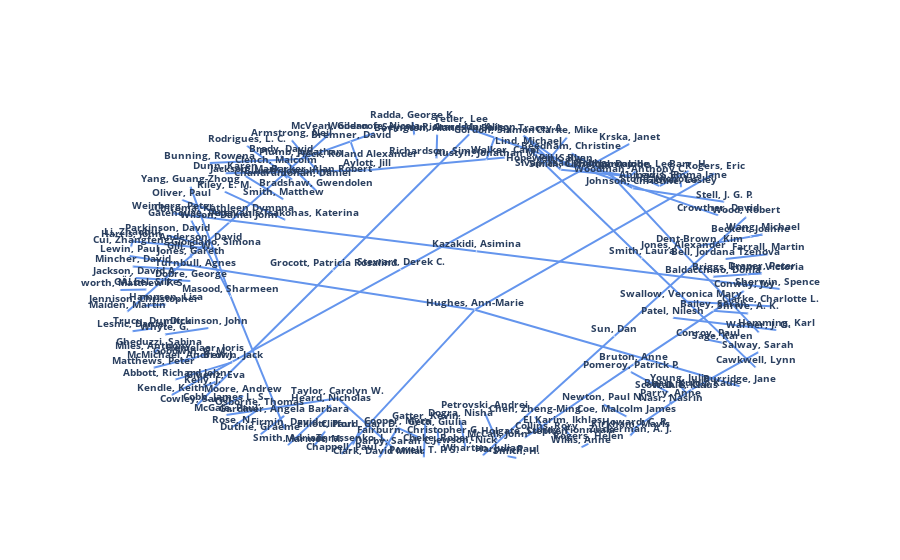

The notebook cell this image was saved under:
### Code cell
# Customize layout
layout = go.Layout(
    paper_bgcolor='rgba(0,0,0,0)', # transparent background
    plot_bgcolor='rgba(0,0,0,0)', # transparent 2nd background
    xaxis =  {'showgrid': False, 'zeroline': False}, # no gridlines
    yaxis = {'showgrid': False, 'zeroline': False}, # no gridlines
)
# Create figure
fig = go.Figure(layout = layout)
# Add all edge traces
for trace in edge_trace:
    fig.add_trace(trace)
# Add node trace
fig.add_trace(node_trace)
# Remove legend
fig.update_layout(showlegend = False)
# Remove tick labels
fig.update_xaxes(showticklabels = False)
fig.update_yaxes(showticklabels = False)
# Show figure
fig.show()

### Figure 1 — Plotly figure (JSON) as saved in the notebook; plotly's stock layout.template omitted (floating-point values rounded to 4 significant figures; data arrays with more than 128 entries replaced by an {"elided": "..."} marker saying what was removed)
{"data": [{"hoverinfo": "text", "line": {"color": "cornflowerblue"}, "mode": "lines", "type": "scatter", "x": [-0.5818, -0.7479, null], "y": [-0.3768, -0.476, null]}, {"hoverinfo": "text", "line": {"color": "cornflowerblue"}, "mode": "lines", "type": "scatter", "x": [0.1514, 0.1758, null], "y": [0.7681, 0.8969, null]}, {"hoverinfo": "text", "line": {"color": "cornflowerblue"}, "mode": "lines", "type": "scatter", "x": [-0.05706, -0.06143, null], "y": [0.9083, 0.9821, null]}, {"hoverinfo": "text", "line": {"color": "cornflowerblue"}, "mode": "lines", "type": "scatter", "x": [-0.2212, -0.2408, null], "y": [0.761, 0.8704, null]}, {"hoverinfo": "text", "line": {"color": "cornflowerblue"}, "mode": "lines", "type": "scatter", "x": [0.1463, 0.1823, null], "y": [-0.6619, -0.8234, null]}, {"hoverinfo": "text", "line": {"color": "cornflowerblue"}, "mode": "lines", "type": "scatter", "x": [-0.2163, -0.2347, null], "y": [-0.77, -0.8455, null]}, {"hoverinfo": "text", "line": {"color": "cornflowerblue"}, "mode": "lines", "type": "scatter", "x": [-0.341, -0.4433, null], "y": [0.5946, 0.7912, null]}, {"hoverinfo": "text", "line": {"color": "cornflowerblue"}, "mode": "lines", "type": "scatter", "x": [-0.4093, -0.5406, null], "y": [0.6553, 0.8476, null]}, {"hoverinfo": "text", "line": {"color": "cornflowerblue"}, "mode": "lines", "type": "scatter", "x": [0.8065, 0.9477, null], "y": [0.1063, 0.1254, null]}, {"hoverinfo": "text", "line": {"color": "cornflowerblue"}, "mode": "lines", "type": "scatter", "x": [0.007054, 0.009213, null], "y": [0.7748, 0.912, null]}, {"hoverinfo": "text", "line": {"color": "cornflowerblue"}, "mode": "lines", "type": "scatter", "x": [-0.1935, -0.603, null], "y": [0.709, 0.6924, null]}, {"hoverinfo": "text", "line": {"color": "cornflowerblue"}, "mode": "lines", "type": "scatter", "x": [-0.1935, 0.2056, null], "y": [0.709, 0.7806, null]}, {"hoverinfo": "text", "line": {"color": "cornflowerblue"}, "mode": "lines", "type": "scatter", "x": [-0.6068, -0.7283, null], "y": [0.4542, 0.5417, null]}, {"hoverinfo": "text", "line": {"color": "cornflowerblue"}, "mode": "lines", "type": "scatter", "x": [-0.8305, -0.9073, null], "y": [0.03367, 0.0312, null]}, {"hoverinfo": "text", "line": {"color": "cornflowerblue"}, "mode": "lines", "type": "scatter", "x": [-0.3141, -0.346, null], "y": [-0.7671, -0.8512, null]}, {"hoverinfo": "text", "line": {"color": "cornflowerblue"}, "mode": "lines", "type": "scatter", "x": [-0.5039, -0.5834, null], "y": [-0.6408, -0.7453, null]}, {"hoverinfo": "text", "line": {"color": "cornflowerblue"}, "mode": "lines", "type": "scatter", "x": [0.2914, 0.3242, null], "y": [-0.6849, -0.777, null]}, {"hoverinfo": "text", "line": {"color": "cornflowerblue"}, "mode": "lines", "type": "scatter", "x": [-0.1044, -0.04388, null], "y": [-0.7492, -0.8036, null]}, {"hoverinfo": "text", "line": {"color": "cornflowerblue"}, "mode": "lines", "type": "scatter", "x": [-0.1044, -0.1583, null], "y": [-0.7492, -0.9175, null]}, {"hoverinfo": "text", "line": {"color": "cornflowerblue"}, "mode": "lines", "type": "scatter", "x": [-0.2916, -0.6872, null], "y": [0.1442, -0.6256, null]}, {"hoverinfo": "text", "line": {"color": "cornflowerblue"}, "mode": "lines", "type": "scatter", "x": [-0.2916, 0.1026, null], "y": [0.1442, 0.9138, null]}, {"hoverinfo": "text", "line": {"color": "cornflowerblue"}, "mode": "lines", "type": "scatter", "x": [0.5777, 0.2622, null], "y": [-0.3879, -0.8049, null]}, {"hoverinfo": "text", "line": {"color": "cornflowerblue"}, "mode": "lines", "type": "scatter", "x": [0.5777, 0.896, null], "y": [-0.3879, 0.02666, null]}, {"hoverinfo": "text", "line": {"color": "cornflowerblue"}, "mode": "lines", "type": "scatter", "x": [-0.7952, -0.811, null], "y": [-0.3021, -0.3249, null]}, {"hoverinfo": "text", "line": {"color": "cornflowerblue"}, "mode": "lines", "type": "scatter", "x": [0.5739, 0.3972, null], "y": [0.6072, 0.8046, null]}, {"hoverinfo": "text", "line": {"color": "cornflowerblue"}, "mode": "lines", "type": "scatter", "x": [0.5739, 0.8389, null], "y": [0.6072, 0.5304, null]}, {"hoverinfo": "text", "line": {"color": "cornflowerblue"}, "mode": "lines", "type": "scatter", "x": [0.4898, 0.5571, null], "y": [-0.6158, -0.6851, null]}, {"hoverinfo": "text", "line": {"color": "cornflowerblue"}, "mode": "lines", "type": "scatter", "x": [-0.5507, -0.6032, null], "y": [-0.5683, -0.617, null]}, {"hoverinfo": "text", "line": {"color": "cornflowerblue"}, "mode": "lines", "type": "scatter", "x": [0.5685, 0.6774, null], "y": [-0.4326, -0.5485, null]}, {"hoverinfo": "text", "line": {"color": "cornflowerblue"}, "mode": "lines", "type": "scatter", "x": [-0.09621, 0.5649, null], "y": [0.1476, 0.8586, null]}, {"hoverinfo": "text", "line": {"color": "cornflowerblue"}, "mode": "lines", "type": "scatter", "x": [-0.09621, -0.7585, null], "y": [0.1476, -0.5635, null]}, {"hoverinfo": "text", "line": {"color": "cornflowerblue"}, "mode": "lines", "type": "scatter", "x": [-0.6623, -0.7308, null], "y": [-0.3356, -0.3755, null]}, {"hoverinfo": "text", "line": {"color": "cornflowerblue"}, "mode": "lines", "type": "scatter", "x": [0.6517, 0.6281, null], "y": [0.6188, 0.6416, null]}, {"hoverinfo": "text", "line": {"color": "cornflowerblue"}, "mode": "lines", "type": "scatter", "x": [0.6517, 0.7367, null], "y": [0.6188, 0.7058, null]}, {"hoverinfo": "text", "line": {"color": "cornflowerblue"}, "mode": "lines", "type": "scatter", "x": [-0.4292, -0.6051, null], "y": [0.4286, 0.5878, null]}, {"hoverinfo": "text", "line": {"color": "cornflowerblue"}, "mode": "lines", "type": "scatter", "x": [-0.6904, -0.8712, null], "y": [0.1436, 0.1642, null]}, {"hoverinfo": "text", "line": {"color": "cornflowerblue"}, "mode": "lines", "type": "scatter", "x": [0.3727, 0.3967, null], "y": [-0.743, -0.8012, null]}, {"hoverinfo": "text", "line": {"color": "cornflowerblue"}, "mode": "lines", "type": "scatter", "x": [-0.6757, -0.7709, null], "y": [0.2924, 0.3399, null]}, {"hoverinfo": "text", "line": {"color": "cornflowerblue"}, "mode": "lines", "type": "scatter", "x": [0.9157, 0.9499, null], "y": [0.3345, 0.3455, null]}, {"hoverinfo": "text", "line": {"color": "cornflowerblue"}, "mode": "lines", "type": "scatter", "x": [-0.7034, -0.8631, null], "y": [0.08173, 0.09854, null]}, {"hoverinfo": "text", "line": {"color": "cornflowerblue"}, "mode": "lines", "type": "scatter", "x": [-0.588, -0.7037, null], "y": [-0.003313, 0.6164, null]}, {"hoverinfo": "text", "line": {"color": "cornflowerblue"}, "mode": "lines", "type": "scatter", "x": [-0.588, -0.4308, null], "y": [-0.003313, -0.7575, null]}, {"hoverinfo": "text", "line": {"color": "cornflowerblue"}, "mode": "lines", "type": "scatter", "x": [-0.588, -0.7014, null], "y": [-0.003313, 0.4251, null]}, {"hoverinfo": "text", "line": {"color": "cornflowerblue"}, "mode": "lines", "type": "scatter", "x": [0.3191, 0.3844, null], "y": [0.7383, 0.8952, null]}, {"hoverinfo": "text", "line": {"color": "cornflowerblue"}, "mode": "lines", "type": "scatter", "x": [0.07588, 0.09072, null], "y": [-0.7046, -0.8586, null]}, {"hoverinfo": "text", "line": {"color": "cornflowerblue"}, "mode": "lines", "type": "scatter", "x": [0.9062, 0.9477, null], "y": [0.1211, 0.1254, null]}, {"hoverinfo": "text", "line": {"color": "cornflowerblue"}, "mode": "lines", "type": "scatter", "x": [0.4495, 0.07926, null], "y": [0.7048, 0.9594, null]}, {"hoverinfo": "text", "line": {"color": "cornflowerblue"}, "mode": "lines", "type": "scatter", "x": [0.4495, 0.8219, null], "y": [0.7048, 0.4534, null]}, {"hoverinfo": "text", "line": {"color": "cornflowerblue"}, "mode": "lines", "type": "scatter", "x": [0.7675, 0.9499, null], "y": [0.281, 0.3455, null]}, {"hoverinfo": "text", "line": {"color": "cornflowerblue"}, "mode": "lines", "type": "scatter", "x": [-0.6301, -0.6678, null], "y": [-0.4881, -0.5178, null]}, {"hoverinfo": "text", "line": {"color": "cornflowerblue"}, "mode": "lines", "type": "scatter", "x": [0.3663, 0.2583, null], "y": [0.7116, 0.9058, null]}, {"hoverinfo": "text", "line": {"color": "cornflowerblue"}, "mode": "lines", "type": "scatter", "x": [0.3663, 0.5666, null], "y": [0.7116, 0.6751, null]}, {"hoverinfo": "text", "line": {"color": "cornflowerblue"}, "mode": "lines", "type": "scatter", "x": [0.5838, 0.5666, null], "y": [0.7046, 0.6751, null]}, {"hoverinfo": "text", "line": {"color": "cornflowerblue"}, "mode": "lines", "type": "scatter", "x": [-0.385, -0.1722, null], "y": [0.7721, 0.9198, null]}, {"hoverinfo": "text", "line": {"color": "cornflowerblue"}, "mode": "lines", "type": "scatter", "x": [-0.385, -0.6488, null], "y": [0.7721, 0.7501, null]}, {"hoverinfo": "text", "line": {"color": "cornflowerblue"}, "mode": "lines", "type": "scatter", "x": [-0.4231, -0.4563, null], "y": [0.6632, 0.7244, null]}, {"hoverinfo": "text", "line": {"color": "cornflowerblue"}, "mode": "lines", "type": "scatter", "x": [-0.5917, -0.2992, null], "y": [0.4133, 0.9194, null]}, {"hoverinfo": "text", "line": {"color": "cornflowerblue"}, "mode": "lines", "type": "scatter", "x": [-0.5917, -0.8865, null], "y": [0.4133, -0.0916, null]}, {"hoverinfo": "text", "line": {"color": "cornflowerblue"}, "mode": "lines", "type": "scatter", "x": [0.7197, 0.503, null], "y": [0.2456, 0.7021, null]}, {"hoverinfo": "text", "line": {"color": "cornflowerblue"}, "mode": "lines", "type": "scatter", "x": [0.7197, 0.9392, null], "y": [0.2456, -0.2099, null]}, {"hoverinfo": "text", "line": {"color": "cornflowerblue"}, "mode": "lines", "type": "scatter", "x": [0.6905, 0.9899, null], "y": [-0.1253, -0.195, null]}, {"hoverinfo": "text", "line": {"color": "cornflowerblue"}, "mode": "lines", "type": "scatter", "x": [0.8418, 0.9655, null], "y": [0.2069, 0.2338, null]}, {"hoverinfo": "text", "line": {"color": "cornflowerblue"}, "mode": "lines", "type": "scatter", "x": [0.7139, 0.9729, null], "y": [-0.03267, -0.06037, null]}, {"hoverinfo": "text", "line": {"color": "cornflowerblue"}, "mode": "lines", "type": "scatter", "x": [-0.6511, -0.7774, null], "y": [-0.1841, -0.2207, null]}, {"hoverinfo": "text", "line": {"color": "cornflowerblue"}, "mode": "lines", "type": "scatter", "x": [0.6007, 0.9299, null], "y": [0.2114, -0.4079, null]}, {"hoverinfo": "text", "line": {"color": "cornflowerblue"}, "mode": "lines", "type": "scatter", "x": [0.6007, 0.2731, null], "y": [0.2114, 0.8319, null]}, {"hoverinfo": "text", "line": {"color": "cornflowerblue"}, "mode": "lines", "type": "scatter", "x": [0.6836, 0.6828, null], "y": [-0.6192, -0.5929, null]}, {"hoverinfo": "text", "line": {"color": "cornflowerblue"}, "mode": "lines", "type": "scatter", "x": [0.3806, 0.5666, null], "y": [0.7365, 0.6751, null]}, {"hoverinfo": "text", "line": {"color": "cornflowerblue"}, "mode": "lines", "type": "scatter", "x": [0.3806, 0.2583, null], "y": [0.7365, 0.9058, null]}, {"hoverinfo": "text", "line": {"color": "cornflowerblue"}, "mode": "lines", "type": "scatter", "x": [0.7439, 0.5686, null], "y": [-0.5329, -0.7651, null]}, {"hoverinfo": "text", "line": {"color": "cornflowerblue"}, "mode": "lines", "type": "scatter", "x": [0.7439, 0.9377, null], "y": [-0.5329, -0.3197, null]}, {"hoverinfo": "text", "line": {"color": "cornflowerblue"}, "mode": "lines", "type": "scatter", "x": [-0.02514, -0.02937, null], "y": [-0.7225, -0.9167, null]}, {"hoverinfo": "text", "line": {"color": "cornflowerblue"}, "mode": "lines", "type": "scatter", "x": [-0.7026, -0.8104, null], "y": [-0.3555, -0.4084, null]}, {"hoverinfo": "text", "line": {"color": "cornflowerblue"}, "mode": "lines", "type": "scatter", "x": [0.5849, 0.5667, null], "y": [-0.7553, -0.7938, null]}, {"hoverinfo": "text", "line": {"color": "cornflowerblue"}, "mode": "lines", "type": "scatter", "x": [-0.7015, -0.7031, null], "y": [0.2111, 0.2389, null]}, {"hoverinfo": "text", "line": {"color": "cornflowerblue"}, "mode": "lines", "type": "scatter", "x": [-0.4322, -0.5015, null], "y": [-0.6798, -0.7864, null]}, {"hoverinfo": "text", "line": {"color": "cornflowerblue"}, "mode": "lines", "type": "scatter", "x": [0.7125, 0.7143, null], "y": [0.6436, 0.6115, null]}, {"hoverinfo": "text", "line": {"color": "cornflowerblue"}, "mode": "lines", "type": "scatter", "x": [-0.2973, -0.4226, null], "y": [-0.6193, -0.848, null]}, {"hoverinfo": "text", "line": {"color": "cornflowerblue"}, "mode": "lines", "type": "scatter", "x": [0.2388, 0.2116, null], "y": [-0.9195, -0.9088, null]}, {"hoverinfo": "text", "line": {"color": "cornflowerblue"}, "mode": "lines", "type": "scatter", "x": [0.01023, 0.01427, null], "y": [-0.7554, -0.8491, null]}, {"hoverinfo": "text", "line": {"color": "cornflowerblue"}, "mode": "lines", "type": "scatter", "x": [-0.6289, -0.875, null], "y": [0.2628, 0.3075, null]}, {"hoverinfo": "text", "line": {"color": "cornflowerblue"}, "mode": "lines", "type": "scatter", "x": [0.7922, 0.8333, null], "y": [-0.2498, -0.2669, null]}, {"hoverinfo": "text", "line": {"color": "cornflowerblue"}, "mode": "lines", "type": "scatter", "x": [-0.3251, -0.4111, null], "y": [0.674, 0.8793, null]}, {"hoverinfo": "text", "line": {"color": "cornflowerblue"}, "mode": "lines", "type": "scatter", "x": [-0.8698, -0.8755, null], "y": [0.3187, 0.2751, null]}, {"hoverinfo": "text", "line": {"color": "cornflowerblue"}, "mode": "lines", "type": "scatter", "x": [0.7117, 0.7261, null], "y": [-0.5085, -0.5469, null]}, {"hoverinfo": "text", "line": {"color": "cornflowerblue"}, "mode": "lines", "type": "scatter", "x": [0.4469, 0.4256, null], "y": [-0.8378, -0.8596, null]}, {"hoverinfo": "text", "line": {"color": "cornflowerblue"}, "mode": "lines", "type": "scatter", "x": [0.8066, 0.9085, null], "y": [-0.0858, -0.1019, null]}, {"hoverinfo": "text", "line": {"color": "cornflowerblue"}, "mode": "lines", "type": "scatter", "x": [-0.7748, -0.8373, null], "y": [-0.05135, -0.0581, null]}, {"hoverinfo": "text", "line": {"color": "cornflowerblue"}, "mode": "lines", "type": "scatter", "x": [0.1178, -0.2676, null], "y": [-0.0809, -0.8977, null]}, {"hoverinfo": "text", "line": {"color": "cornflowerblue"}, "mode": "lines", "type": "scatter", "x": [0.1178, 0.8108, null], "y": [-0.0809, 0.6917, null]}, {"hoverinfo": "text", "line": {"color": "cornflowerblue"}, "mode": "lines", "type": "scatter", "x": [0.1178, 0.8841, null], "y": [-0.0809, -0.5133, null]}, {"hoverinfo": "text", "line": {"color": "cornflowerblue"}, "mode": "lines", "type": "scatter", "x": [0.1178, -0.8805, null], "y": [-0.0809, 0.2236, null]}, {"hoverinfo": "text", "line": {"color": "cornflowerblue"}, "mode": "lines", "type": "scatter", "x": [0.5209, 0.9026, null], "y": [-0.2304, 0.4438, null]}, {"hoverinfo": "text", "line": {"color": "cornflowerblue"}, "mode": "lines", "type": "scatter", "x": [0.5209, 0.1409, null], "y": [-0.2304, -0.9051, null]}, {"hoverinfo": "text", "line": {"color": "cornflowerblue"}, "mode": "lines", "type": "scatter", "x": [0.1227, 1, null], "y": [0.251, 0.03726, null]}, {"hoverinfo": "text", "line": {"color": "cornflowerblue"}, "mode": "lines", "type": "scatter", "x": [0.1227, -0.7553, null], "y": [0.251, 0.4657, null]}, {"hoverinfo": "text", "line": {"color": "cornflowerblue"}, "mode": "lines", "type": "scatter", "x": [-0.435, -0.5454, null], "y": [0.5446, 0.6774, null]}, {"hoverinfo": "text", "line": {"color": "cornflowerblue"}, "mode": "lines", "type": "scatter", "x": [-0.278, -0.1168, null], "y": [-0.5811, -0.8642, null]}, {"hoverinfo": "text", "line": {"color": "cornflowerblue"}, "mode": "lines", "type": "scatter", "x": [-0.278, -0.6006, null], "y": [-0.5811, -0.6767, null]}, {"hoverinfo": "text", "line": {"color": "cornflowerblue"}, "mode": "lines", "type": "scatter", "x": [-0.8141, -0.8718, null], "y": [-0.1866, -0.2025, null]}, {"hoverinfo": "none", "marker": {"color": {"elided": "172 str values"}, "size": {"elided": "172 int values"}}, "mode": "markers+text", "text": {"elided": "172 str values"}, "textfont": {"size": 10}, "textposition": "top center", "type": "scatter", "x": {"elided": "172 float values"}, "y": {"elided": "172 float values"}}], "layout": {"paper_bgcolor": "rgba(0,0,0,0)", "plot_bgcolor": "rgba(0,0,0,0)", "showlegend": false, "xaxis": {"showgrid": false, "showticklabels": false, "zeroline": false}, "yaxis": {"showgrid": false, "showticklabels": false, "zeroline": false}}}
